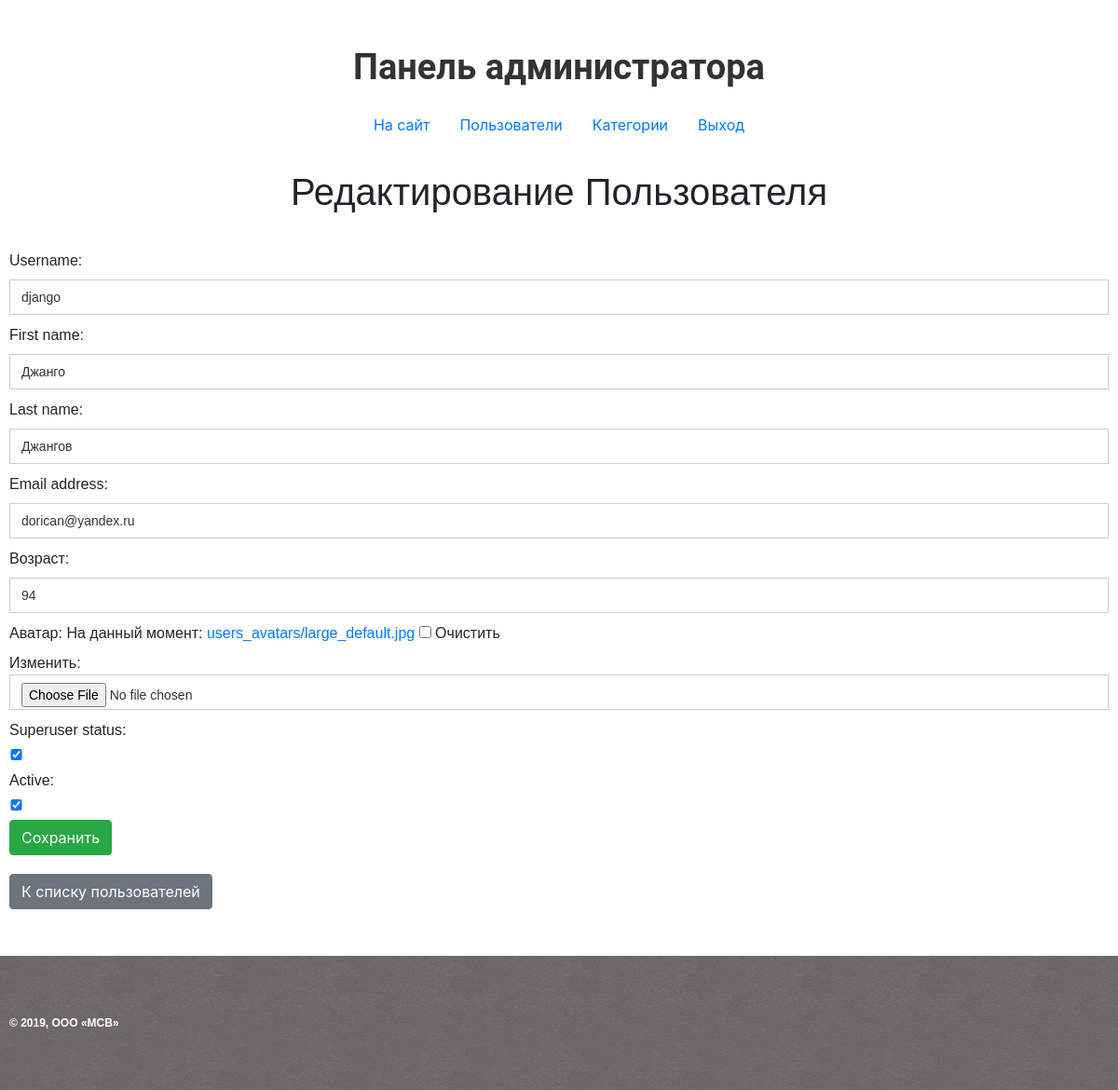
Screenshot of /myadmin/shopuser/update/1/ (signed in) with the database file from the repository.
### authapp/models.py (models this page shows, shortened)
class ShopUser(AbstractUser):
    avatar = models.ImageField(verbose_name='аватар',
                               upload_to='users_avatars',
                               blank=True,
                               default='users_avatars/default_avatar.png')
    age = models.PositiveIntegerField(verbose_name='возраст', default=18)
    activation_key = models.CharField(verbose_name='ключ подтверждения',
                                      max_length=128, blank=True)
    activation_key_expires = models.DateTimeField(verbose_name='актуальность ключа',
                                                  default=(now() + timedelta(hours=48)))

### adminapp/views.py (the view)
# urls.py: re_path(r'^shopuser/update/(?P<pk>\d+)/$', adminapp.shopuser_update, name='shopuser_update'),
@user_passes_test(lambda x: x.is_superuser)
def shopuser_update(request, pk):
    user = get_object_or_404(ShopUser, pk=pk)
    if request.method == 'POST':
        form = ShopUserAdminUpdateForm(request.POST, request.FILES, instance=user)
        if form.is_valid():
            form.save()
            return HttpResponseRedirect(reverse('myadmin:index'))
    else:
        form = ShopUserAdminUpdateForm(instance=user)
    context = {
        'page_title': 'редактирование пользователя',
        'form': form,
    }
    return render(request, 'adminapp/shopuser_create.html', context)

### adminapp/forms.py (shortened to what this page needs)
class ShopUserAdminUpdateForm(UserChangeForm):
    class Meta:
        model = ShopUser
        fields = ('username', 'first_name', 'last_name',
                  'password', 'email', 'age', 'avatar', 'is_superuser', 'is_active')
    def __init__(self, *args, **kwargs):
        super().__init__(*args, **kwargs)
        for field_name, field in self.fields.items():
            field.widget.attrs['class'] = 'form_fields'
            field.help_text = ''
            if field_name == 'password':
                field.widget = HiddenInput()

### mainapp/context_processors.py (called while the page is built)
def basket(request):
    basket = []
    if request.user.is_authenticated:
        basket = Basket.objects.filter(user=request.user)
    return {
        'basket': basket,
    }

def products_menu(request):
    products_menu = ProductCategory.objects.all().exclude(is_active=False).order_by('name')
    return {
        'products_menu': products_menu,
    }

### adminapp/templates/adminapp/shopuser_create.html (shortened to what this page needs)
{% extends 'adminapp/base.html' %}
{% load static %}
{% block content-container %}
    <div class="content-container">
    <h2 class="registration_title__myadmin">Панель администратора</h2>
        {% include 'adminapp/includes/inc__myadmin-menu.html' %}
        <div class="form_wrapper">
            <div class="login_form">
                <h1 class="regisration_title">{{ page_title | title }}</h1>
                <form method="post" enctype="multipart/form-data">
                    {{ form.as_p }}
                    <input type="submit" class="btn btn-success" value="Сохранить">
                </form>
            </div>
            <a href="{% url 'myadmin:index' %}" class="btn btn-secondary">
                    К списку пользователей
                </a>
        </div>
    </div>
{% endblock %}

### static/css/style.css (style rules this page uses)
* { margin: 0; padding: 0; box-sizing: border-box; outline: 0 !important; }
html, body { height: 100%; }
p { font-family: RobotoRegular, sans-serif;; font-size: 16px; font-weight: 500; line-height: 24px; margin-bottom: 0px; }
.content-container { max-width: 1200px; padding: 50px 10px; margin: auto; }
.login_form { padding: 20px 0px; }
.form_fields { display: block; width: 100%; height: 38px; padding: 8px 12px; margin-bottom: 10px; font-size: 14px; line-height: 1.42857143; color: #333333; vertical-align: middle; background-color: #ffffff; border: 1px solid #cccccc; }
.regisration_title { font-family: RobotoRegular, sans-serif; font-weight: 500; line-height: 24px; text-align: center; margin-bottom: 50px; }
.registration_title__myadmin { font-family: Roboto, sans-serif; font-size: 38px; line-height: 44px; font-weight: bold; text-align: center; margin-bottom: 20px; color: #333; }
#id_is_active { height: 12px; width: 15px; }
#id_is_superuser { height: 12px; width: 15px; }

### rows the page displays
ShopUser: username "django", first_name "Джанго", last_name "Джангов", email "dorican@yandex.ru", age "94", is_superuser "☑", is_active "☑"

### other values shown
{{ page_title | title }} "Редактирование Пользователя"
